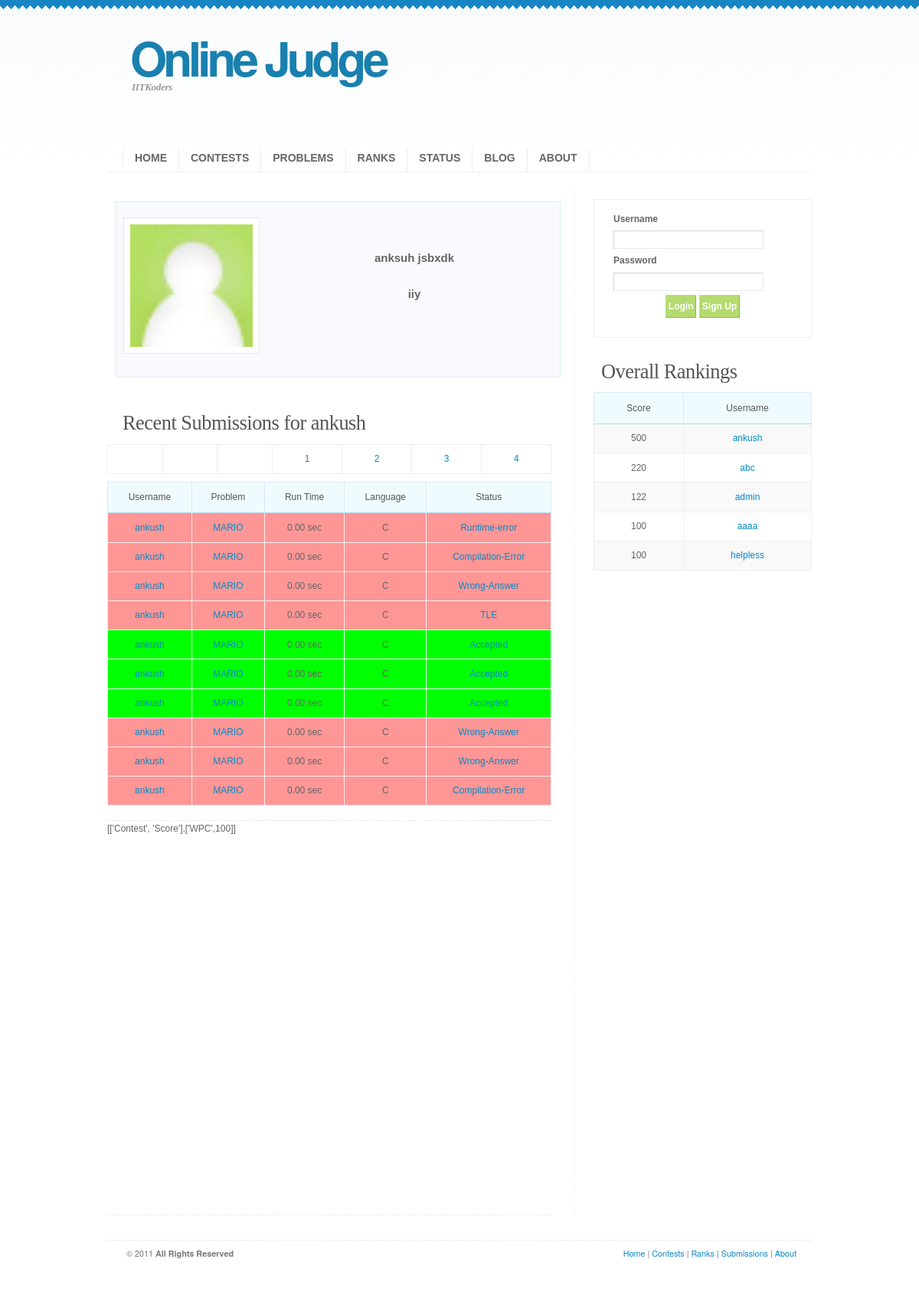
The app's page /profile.php?username=ankush with its own data.
### tables this page shows
CREATE TABLE IF NOT EXISTS `users` (
  `userID` int(11) NOT NULL AUTO_INCREMENT,
  `username` varchar(50) NOT NULL,
  `password` varchar(50) NOT NULL,
  `firstname` varchar(50) DEFAULT NULL,
  `lastname` varchar(50) DEFAULT NULL,
  `college` varchar(50) DEFAULT NULL,
  `email` varchar(50) NOT NULL,
  `rank` int(11) DEFAULT '0',
  `score` int(11) DEFAULT '0',
  `penalty` int(11) NOT NULL DEFAULT '0',
  PRIMARY KEY (`userID`),
  UNIQUE KEY `username` (`username`)
);

CREATE TABLE IF NOT EXISTS `submissions` (
  `subtime` timestamp NOT NULL DEFAULT CURRENT_TIMESTAMP,
  `submID` int(11) NOT NULL AUTO_INCREMENT,
  `problemID` int(11) NOT NULL,
  `problemName` varchar(50) NOT NULL,
  `userID` int(11) NOT NULL,
  `username` varchar(50) NOT NULL,
  `runtime` decimal(4,2) DEFAULT NULL,
  `runmem` decimal(4,2) DEFAULT '0.00',
  `score` int(11) DEFAULT NULL,
  `submlang` varchar(15) DEFAULT NULL,
  `status` int(11) DEFAULT '0',
  PRIMARY KEY (`submID`)
);

### profile.php (the view, shortened to what this page needs)
<?php
include('settings.php');
$cn=mysqli_connect(localhost,$DBUSER,$DBPASS,$DBNAME) ;
if(!isset($_GET['username'])) $username = $_SESSION['username'];
else $username = mysqli_real_escape_string($cn,$_GET['username']);
?>
<!DOCTYPE html PUBLIC "-//W3C//DTD XHTML 1.0 Strict//EN" "http://www.w3.org/TR/xhtml1/DTD/xhtml1-strict.dtd">
<html xmlns="http://www.w3.org/1999/xhtml" xml:lang="en" lang="en">
<head>
<link rel="stylesheet" type="text/css" media="screen" href="css/screen.css" />
</head>
<body>
<div id="wrap">
<?php include('header.php');
if(isset($_GET['username'])){
	$query = "select * from users where username='$username'";
	$logged = mysql_query($query);
	$logg = mysql_fetch_array($logged);
	$lastname=$logg['lastname'];
	$firstname=$logg['firstname'];
	$college=$logg['college'];
	$newuserid=$logg['userID'];
}
else{
	$lastname=$_SESSION['lastname'];
	$firstname=$_SESSION['firstname'];
	$college=$_SESSION['college'];
	$newuserid=$_SESSION['userid'];
}
?>
<div id="content-outer" class="clear">
<div id="left">
<div id="featured" class="clear">
<div class="image-block" ><img src='images/2.jpg' ></img></div>
<?php echo "<div class='text-block' ><p></br></br>".$firstname." ".$lastname."</br></p><p>".$college."</p></div>"; ?>
</div>
<div class="entry">
<?php
$query = "select count(*) from submissions where userID='$newuserid'";
$logged = mysql_query($query);
$logg = mysql_fetch_array($logged);
$count = $logg['count(*)'];
if(isset($_GET['page'])) $page = intval($_GET['page']);
else $page = 1;
echo" <h3>Recent Submissions for $username</h3>";
echo "<table border='0' width='100%'";
echo"<tr class='altrow'>";
$status = array("Accepted","Compilation-Error","Wrong-Answer","TLE","Illegal-File","Runtime-error","Waiting" );
for($i=-3;$i<4;$i++){
	$temp=$page+$i;
	echo("<td>");
	if($i==0) echo $temp;
	else if($temp > 0 && $temp < $count/10+1)
		echo "<a href=profile.php?page=".$temp."&&username=$username>".$temp."</a>";
	echo"</td>";
}
echo "</tr></table>";
$query = "select * from `submissions` where username='$username' order by submID desc limit ".(($page-1)*10).",10";
$logged = mysql_query($query);
echo <<<EOHTML
<p>
<table border='1' width='100%' >
<tr>
<th>Username</th><th>Problem</th><th>Run Time</th><th>Language</th><th>Status</th>
</tr>
EOHTML;
for($i=0;$logg = mysql_fetch_array($logged);$i++){
	echo "
		<tr class='".$status[$logg['status']]."'>
		<td><a href='profile.php?username=".$logg['username']."'>".$logg['username']."</a></td>
		<td><a href='problem.php?problemID=".$logg['problemID']."'>".$logg['problemName']."</a></td>
		<td> ".$logg['runtime']." sec</td>
		<td> ".$logg['submlang']."</td><td><a href='view.php?submID=".$logg['submID']."'> ".$status[$logg['status']]."</a></td>
		</tr>";
}
echo   "</table>";
?>
</div>
<div class="entry" id="graph1" style="width: auto; height: 500px;"><?php include('graph.php'); ?></div>
</div>
<?php include("sidebar.php"); ?>
</div>
</div>
</body>
<?php include("footer.php"); ?>
</html>

### header.php (shortened to what this page needs)
<div id="header">
<h1 id="logo-text"><a href="index.php" title="">Online Judge</a></h1>
<p id="slogan">IITKoders</p>
<div  id="nav">
<ul>
<li class="first" id="index"><a href="index.php">Home</a></li>
<li id="contest"><a href="contests.php">Contests</a></li>
<li id="problem" ><a href="problem.php">Problems</a></li>
<li id="rank"><a href="rank.php">Ranks</a></li>
<li id="status"><a href="status.php">Status</a></li>
<li id="blog"><a href="blog.php">Blog</a></li>
<li id="about"><a href="about.php">About</a></li>
</ul>
</div>
<div id="header-image"></div>
</div>

### graph.php (shortened to what this page needs)
<?php
$php = "[['Contest', 'Score']";
$query="SELECT count(*) as c from contests";
$logged=mysql_query($query);
$r1=mysql_fetch_array($logged);
$contestcount=$r1['c'];
for($j=1;$j<=$contestcount;$j+=1)
{   $query="SELECT score from contest_$j where userID=".$newuserid;
	$logged=mysql_query($query);
	$r1=mysql_fetch_array($logged);
	if(!$r1)continue;
	$score=$r1['score'];
	$query="SELECT Name from contests where contestID=$j";
	$logged=mysql_query($query);
	$r2=mysql_fetch_array($logged);
	$named=$r2['Name'];
	$php.= ",['$named',$score]";
}
$php.="]";
echo $php;
?>

### sidebar.php (shortened to what this page needs)
<div id="right">
<div class="sidemenu">
<?php
if($_SESSION['isloggedin']){
	echo "<div class='entry'><p align='center'><b>Welcome, ".$_SESSION['username']."</b></p>";
	echo "<p align='center' ><a href='profile.php'>My profile</a></p>";
	echo "<p align='center' ><a href='account.php'>Account Settings</a></p>";
	echo "<p align='center' ><a href='logout.php'>Sign Out</a></p>";
	if(!strcmp($_SESSION['username'],'admin'))echo "<p align='center' ><a href='create_contest.php'>Add Contest</a></p></div>";
}
else{
	echo'
		<form style="position: relative; margin-left: 0px; margin-right: 0px;  background-color: #FFFFFF;" value="refresh page" method="post">
		<label>Username<br/></label>
		<input name="username" size="30%" type="text" /><br/>
		<label>Password<br/></label>
		<input name="password" size="30%" type="password" /></br>
		<div align="center"><input id="loginbutton" class="button" type="submit" name="login" value="Login" />
		<input id="loginbutton" class="button" type="submit" name="signup" value="Sign Up" /></div>
		</form>
		';
};
?>
</div>
<h3>Overall Rankings</h3>
<table border="1" width="100%" >
<tr>
<th>Score</th><th>Username</th>
</tr>
<?php
$query = "select username,score from `users` order by score DESC limit 5 ";
$logged = mysql_query($query);
for($i=0;$logg = mysql_fetch_array($logged);$i++){
	echo "
		<tr ".($i%2==0?"class= 'altrow'":"").">
		<td > ".$logg['score']."</td>	<td ><a href='profile.php?username=".$logg['username']."'>".$logg['username']."</a></td>
		</tr>";
}
?>
</table>
</div>

### footer.php
</body>
<div id="wrap">
<div id="footer-bottom">
<div class="bottom-left">
<p>
&copy; 2011 <strong>All Rights Reserved</strong>&nbsp; &nbsp; &nbsp;
</p>
</div>
<div class="bottom-right">
<p>
<a href="index.php">Home</a> |
<a href="contests.php">Contests</a> |
<a href="rank.php">Ranks |
<a href="status.php">Submissions</a> |
<a href="about.php">About</a>
</p>
</div>
</div>
</div>

### records on screen
users: firstname "anksuh", lastname "jsbxdk", college "iiy", score "500", username "ankush"
submissions: username "ankush", problemName "MARIO", runtime "0.00", submlang "C", status "Runtime-error"
submissions: username "ankush", problemName "MARIO", runtime "0.00", submlang "C", status "Compilation-Error"
submissions: username "ankush", problemName "MARIO", runtime "0.00", submlang "C", status "Wrong-Answer"
submissions: username "ankush", problemName "MARIO", runtime "0.00", submlang "C", status "TLE"
submissions: username "ankush", problemName "MARIO", runtime "0.00", submlang "C", status "Accepted"
submissions: username "ankush", problemName "MARIO", runtime "0.00", submlang "C", status "Accepted"
submissions: username "ankush", problemName "MARIO", runtime "0.00", submlang "C", status "Accepted"
submissions: username "ankush", problemName "MARIO", runtime "0.00", submlang "C", status "Wrong-Answer"
submissions: username "ankush", problemName "MARIO", runtime "0.00", submlang "C", status "Wrong-Answer"
submissions: username "ankush", problemName "MARIO", runtime "0.00", submlang "C", status "Compilation-Error"
users: score "220", username "abc"
users: score "122", username "admin"
users: score "100", username "aaaa"
users: score "100", username "helpless"

### other values on screen
$username "ankush"
$temp "1"
$temp "2"
$temp "3"
$temp "4"
$php "[['Contest', 'Score'],['WPC',100]]"
